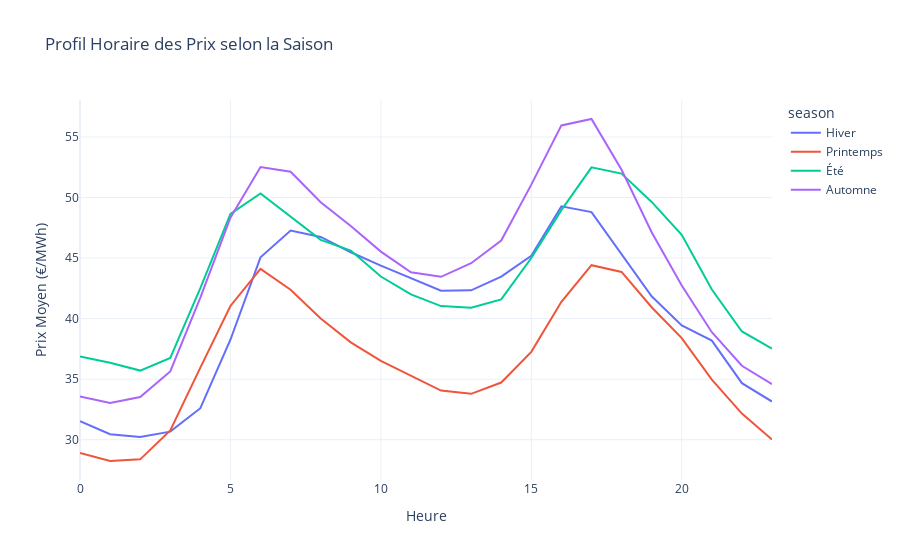
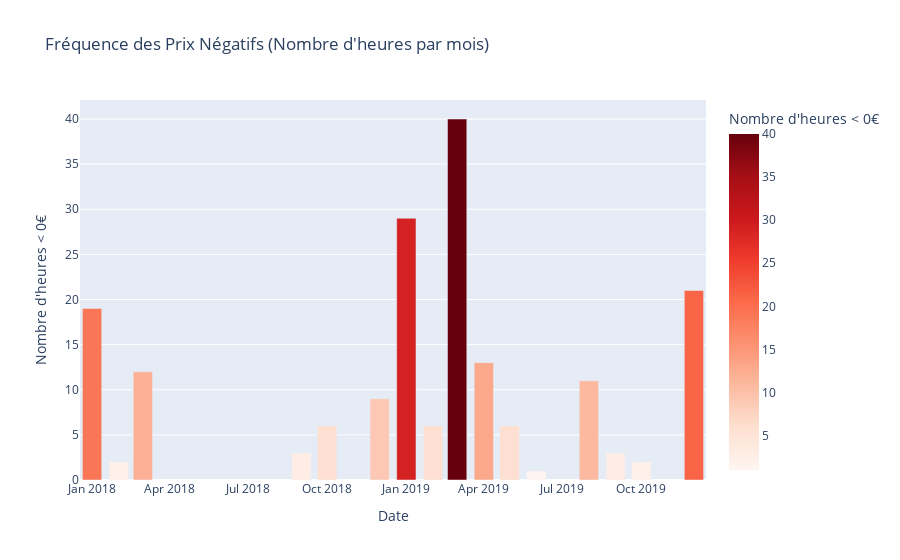

Here is the notebook cell these charts were saved with, in order:
### Code cell
# --- B. Profil Horaire par Saison (Faceted Plot) ---
# Création de la colonne Saison
def get_season(month):
    if month in [12, 1, 2]: return 'Hiver'
    elif month in [3, 4, 5]: return 'Printemps'
    elif month in [6, 7, 8]: return 'Été'
    else: return 'Automne'

df_dk['season'] = df_dk['month'].apply(get_season)
# Ajout de l'année (nécessaire pour l'analyse mensuelle / groupby par year)
df_dk['year'] = df_dk.index.year

# Calcul de la moyenne par saison et par heure
season_profile = df_dk.groupby(['season', 'hour'])['price'].mean().reset_index()

fig = px.line(
    season_profile,
    x='hour',
    y='price',
    color='season',
    title="Profil Horaire des Prix selon la Saison",
    labels={'price': 'Prix Moyen (€/MWh)', 'hour': 'Heure'},
    template="plotly_white",
    category_orders={"season": ["Hiver", "Printemps", "Été", "Automne"]} # Ordre logique
)
fig.show()

# --- C. Analyse des Prix Négatifs (Fréquence Mensuelle) ---
# Insight : Quand les prix négatifs surviennent-ils le plus souvent ?
negative_prices = df_dk[df_dk['price'] < 0].groupby(['year', 'month']).size().reset_index(name='count')
# Création d'une date fictive pour l'axe X
negative_prices['date'] = pd.to_datetime(negative_prices[['year', 'month']].assign(DAY=1))

fig = px.bar(
    negative_prices,
    x='date',
    y='count',
    title="Fréquence des Prix Négatifs (Nombre d'heures par mois)",
    labels={'count': "Nombre d'heures < 0€", 'date': 'Date'},
    color='count',
    color_continuous_scale='Reds'
)
fig.show()

### Figure 1 — Plotly figure (JSON) as saved in the notebook; plotly's stock layout.template omitted (floating-point values rounded to 4 significant figures)
{"data": [{"hovertemplate": "season=Hiver<br>Heure=%{x}<br>Prix Moyen (€/MWh)=%{y}<extra></extra>", "legendgroup": "Hiver", "line": {"color": "#636efa", "dash": "solid"}, "marker": {"symbol": "circle"}, "mode": "lines", "name": "Hiver", "orientation": "v", "showlegend": true, "type": "scatter", "x": [0, 1, 2, 3, 4, 5, 6, 7, 8, 9, 10, 11, 12, 13, 14, 15, 16, 17, 18, 19, 20, 21, 22, 23], "xaxis": "x", "y": [31.53, 30.45, 30.22, 30.67, 32.6, 38.25, 45.06, 47.27, 46.75, 45.48, 44.38, 43.31, 42.31, 42.33, 43.46, 45.18, 49.27, 48.79, 45.29, 41.85, 39.44, 38.19, 34.67, 33.15], "yaxis": "y"}, {"hovertemplate": "season=Printemps<br>Heure=%{x}<br>Prix Moyen (€/MWh)=%{y}<extra></extra>", "legendgroup": "Printemps", "line": {"color": "#EF553B", "dash": "solid"}, "marker": {"symbol": "circle"}, "mode": "lines", "name": "Printemps", "orientation": "v", "showlegend": true, "type": "scatter", "x": [0, 1, 2, 3, 4, 5, 6, 7, 8, 9, 10, 11, 12, 13, 14, 15, 16, 17, 18, 19, 20, 21, 22, 23], "xaxis": "x", "y": [28.9, 28.24, 28.37, 30.77, 35.96, 41.04, 44.1, 42.39, 40.0, 38.04, 36.51, 35.28, 34.06, 33.79, 34.72, 37.25, 41.39, 44.41, 43.85, 40.94, 38.39, 34.95, 32.16, 30.02], "yaxis": "y"}, {"hovertemplate": "season=Été<br>Heure=%{x}<br>Prix Moyen (€/MWh)=%{y}<extra></extra>", "legendgroup": "Été", "line": {"color": "#00cc96", "dash": "solid"}, "marker": {"symbol": "circle"}, "mode": "lines", "name": "Été", "orientation": "v", "showlegend": true, "type": "scatter", "x": [0, 1, 2, 3, 4, 5, 6, 7, 8, 9, 10, 11, 12, 13, 14, 15, 16, 17, 18, 19, 20, 21, 22, 23], "xaxis": "x", "y": [36.87, 36.35, 35.71, 36.76, 42.51, 48.64, 50.33, 48.45, 46.5, 45.62, 43.47, 42.0, 41.03, 40.89, 41.58, 45.0, 48.95, 52.49, 51.97, 49.63, 46.92, 42.4, 38.93, 37.51], "yaxis": "y"}, {"hovertemplate": "season=Automne<br>Heure=%{x}<br>Prix Moyen (€/MWh)=%{y}<extra></extra>", "legendgroup": "Automne", "line": {"color": "#ab63fa", "dash": "solid"}, "marker": {"symbol": "circle"}, "mode": "lines", "name": "Automne", "orientation": "v", "showlegend": true, "type": "scatter", "x": [0, 1, 2, 3, 4, 5, 6, 7, 8, 9, 10, 11, 12, 13, 14, 15, 16, 17, 18, 19, 20, 21, 22, 23], "xaxis": "x", "y": [33.57, 33.03, 33.52, 35.63, 41.73, 48.33, 52.51, 52.13, 49.61, 47.65, 45.53, 43.83, 43.45, 44.57, 46.45, 51.06, 55.95, 56.48, 52.29, 47.13, 42.74, 38.88, 36.1, 34.58], "yaxis": "y"}], "layout": {"legend": {"title": {"text": "season"}, "tracegroupgap": 0}, "title": {"text": "Profil Horaire des Prix selon la Saison"}, "xaxis": {"anchor": "y", "domain": [0, 1], "title": {"text": "Heure"}}, "yaxis": {"anchor": "x", "domain": [0, 1], "title": {"text": "Prix Moyen (€/MWh)"}}}}

### Figure 2 — Plotly figure (JSON) as saved in the notebook; plotly's stock layout.template omitted (floating-point values rounded to 4 significant figures)
{"data": [{"hovertemplate": "Date=%{x}<br>Nombre d'heures < 0€=%{marker.color}<extra></extra>", "legendgroup": "", "marker": {"color": [19, 2, 12, 3, 6, 9, 29, 6, 40, 13, 6, 1, 11, 3, 2, 21], "coloraxis": "coloraxis", "pattern": {"shape": ""}}, "name": "", "orientation": "v", "showlegend": false, "textposition": "auto", "type": "bar", "x": ["2018-01-01T00:00:00.000000000", "2018-02-01T00:00:00.000000000", "2018-03-01T00:00:00.000000000", "2018-09-01T00:00:00.000000000", "2018-10-01T00:00:00.000000000", "2018-12-01T00:00:00.000000000", "2019-01-01T00:00:00.000000000", "2019-02-01T00:00:00.000000000", "2019-03-01T00:00:00.000000000", "2019-04-01T00:00:00.000000000", "2019-05-01T00:00:00.000000000", "2019-06-01T00:00:00.000000000", "2019-08-01T00:00:00.000000000", "2019-09-01T00:00:00.000000000", "2019-10-01T00:00:00.000000000", "2019-12-01T00:00:00.000000000"], "xaxis": "x", "y": [19, 2, 12, 3, 6, 9, 29, 6, 40, 13, 6, 1, 11, 3, 2, 21], "yaxis": "y"}], "layout": {"barmode": "relative", "coloraxis": {"colorbar": {"title": {"text": "Nombre d'heures < 0€"}}, "colorscale": [[0, "rgb(255,245,240)"], [0.125, "rgb(254,224,210)"], [0.25, "rgb(252,187,161)"], [0.375, "rgb(252,146,114)"], [0.5, "rgb(251,106,74)"], [0.625, "rgb(239,59,44)"], [0.75, "rgb(203,24,29)"], [0.875, "rgb(165,15,21)"], [1, "rgb(103,0,13)"]]}, "legend": {"tracegroupgap": 0}, "title": {"text": "Fréquence des Prix Négatifs (Nombre d'heures par mois)"}, "xaxis": {"anchor": "y", "domain": [0, 1], "title": {"text": "Date"}}, "yaxis": {"anchor": "x", "domain": [0, 1], "title": {"text": "Nombre d'heures < 0€"}}}}
